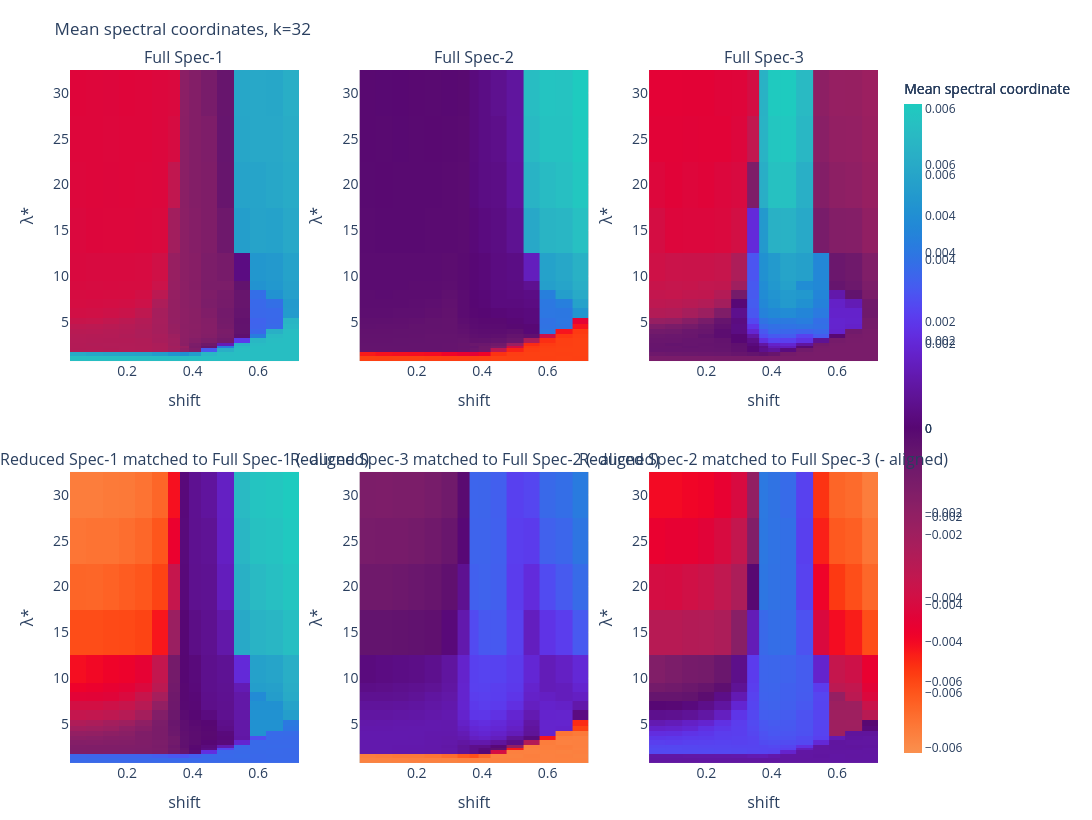
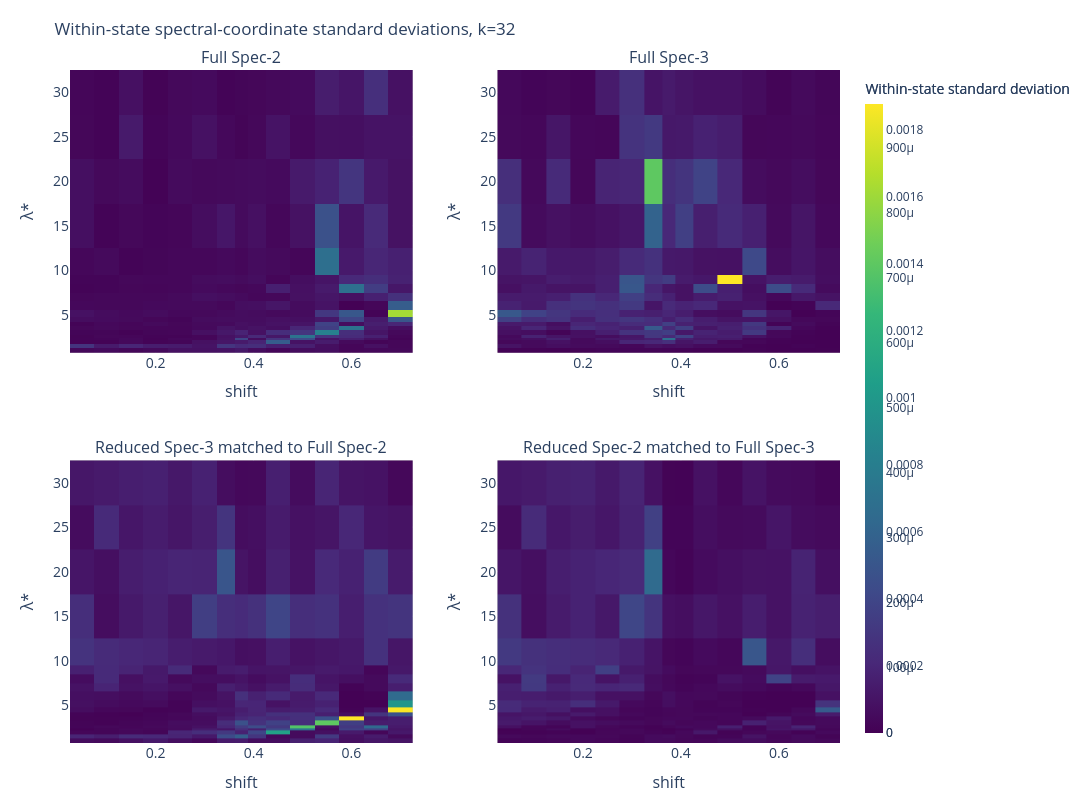
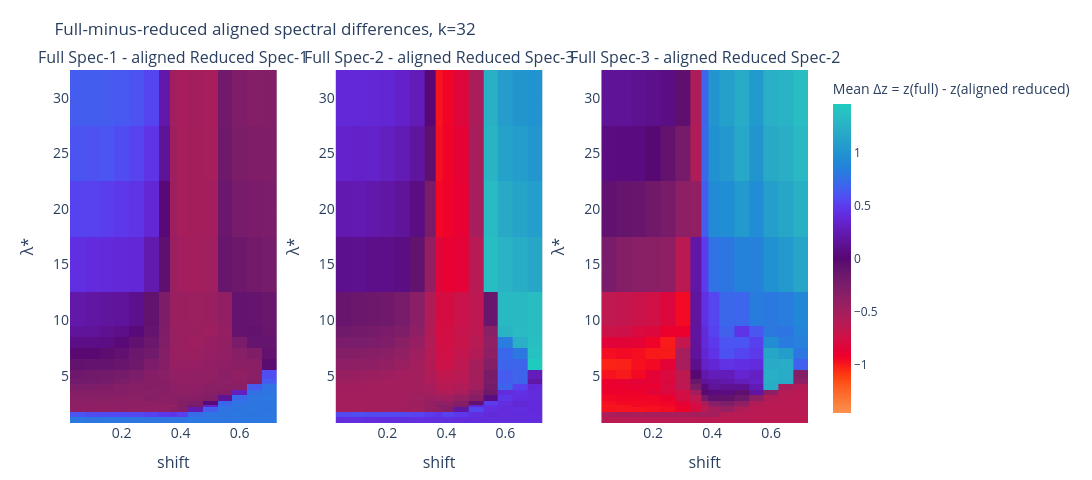
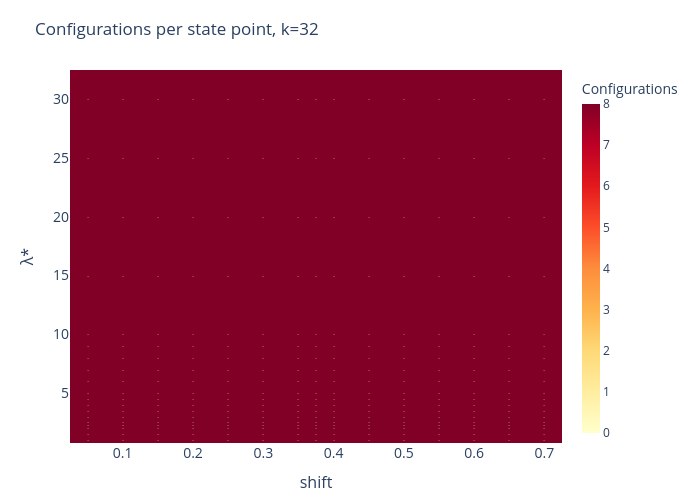

These figures' notebook cell, in order:
### Markdown cell above
## Sign-aligned difference heatmaps (state-diagram style)

After matching coordinates:
1. Reverse the sign of the reduced-space component if needed to align with the all-space component.
2. Z-standardise both (zero mean, unit variance).
3. Plot the cell-wise mean difference Δz on a symmetric RdBu_r colour scale.

### Code cell
mean_export_rows = []
std_export_rows = []
difference_export_rows = []
count_export_rows = []

for k in RUN_K_VALUES:
    match = matching_tables[k].set_index("all_feature_comp")
    selected = match.loc[list(range(1, N_MATCHED_COMPONENTS + 1))]
    full_emb = embeddings[("all_features", k)]
    reduced_emb = embeddings[("reduced_no_global", k)]

    # Mean maps: rows are full components then matched, sign-aligned reduced components.
    mean_fig = make_subplots(
        rows=2,
        cols=N_MATCHED_COMPONENTS,
        subplot_titles=[f"Full Spec-{component}" for component in range(1, N_MATCHED_COMPONENTS + 1)] + [
            f"Reduced Spec-{int(row.reduced_comp)} matched to Full Spec-{component} ({'+' if row.sign > 0 else '-'} aligned)"
            for component, row in selected.iterrows()
        ],
        horizontal_spacing=0.075,
        vertical_spacing=0.16,
    )
    for column, (component, row) in enumerate(selected.iterrows(), start=1):
        reduced_component = int(row.reduced_comp) - 1
        sign = int(row.sign)
        full_table = heatmap_stats[("all_features", k, component - 1)].copy()
        reduced_table = state_stat_table(sign * reduced_emb[:, reduced_component])
        full_grid = state_grid(full_table, "mean")
        reduced_grid = state_grid(reduced_table, "mean")
        vmax = max(np.nanmax(np.abs(full_grid.to_numpy())), np.nanmax(np.abs(reduced_grid.to_numpy())), 1e-12)
        mean_fig.add_trace(heatmap_trace(full_grid, DIVERGING_COLORSCALE, -vmax, vmax, "Mean spectral coordinate", True), row=1, col=column)
        mean_fig.add_trace(heatmap_trace(reduced_grid, DIVERGING_COLORSCALE, -vmax, vmax, "Mean spectral coordinate", False), row=2, col=column)

        for feature_set, original_component, aligned_table in [
            ("all_features", component, full_table),
            ("reduced_no_global", reduced_component + 1, reduced_table),
        ]:
            for record in aligned_table.to_dict("records"):
                mean_export_rows.append({
                    "k": k, "feature_set": feature_set, "full_component": component,
                    "original_component": original_component, "sign_applied": sign if feature_set != "all_features" else 1,
                    **record,
                })
                std_export_rows.append({
                    "k": k, "feature_set": feature_set, "full_component": component,
                    "original_component": original_component, "sign_applied": sign if feature_set != "all_features" else 1,
                    "lambda": record["lambda"], "shift": record["shift"], "std": record["std"], "count": record["count"],
                })

        for label, grid in [(f"full_spec_{component}", full_grid), (f"reduced_spec_{reduced_component + 1}_matched_full_{component}", reduced_grid)]:
            individual = style_state_figure(go.Figure(heatmap_trace(grid, DIVERGING_COLORSCALE, -vmax, vmax, "Mean spectral coordinate")), 550, 480)
            individual.update_layout(title=label.replace("_", " "))
            individual.write_image(os.path.join(RESULT_DIRS["state_diagrams"], f"mean_{label}_k{k}.pdf"))
    style_state_figure(mean_fig, 1650, 820)
    mean_fig.update_layout(title=f"Mean spectral coordinates, k={k}")
    mean_fig.write_image(os.path.join(RESULT_DIRS["state_diagrams"], f"mean_spectral_components_k{k}.pdf"))
    mean_fig.show()

    # Standard deviations for full Spec-2/3 and their matched reduced components.
    std_components = [component for component in [2, 3] if component in selected.index]
    std_fig = make_subplots(
        rows=2, cols=len(std_components), horizontal_spacing=0.11, vertical_spacing=0.16,
        subplot_titles=[f"Full Spec-{component}" for component in std_components] + [
            f"Reduced Spec-{int(selected.loc[component, 'reduced_comp'])} matched to Full Spec-{component}"
            for component in std_components
        ],
    )
    for column, component in enumerate(std_components, start=1):
        row = selected.loc[component]
        reduced_component = int(row.reduced_comp) - 1
        full_grid = state_grid(heatmap_stats[("all_features", k, component - 1)], "std")
        reduced_grid = state_grid(heatmap_stats[("reduced_no_global", k, reduced_component)], "std")
        vmax = max(np.nanmax(full_grid.to_numpy()), np.nanmax(reduced_grid.to_numpy()), 1e-12)
        std_fig.add_trace(heatmap_trace(full_grid, "Viridis", 0, vmax, "Within-state standard deviation", True), row=1, col=column)
        std_fig.add_trace(heatmap_trace(reduced_grid, "Viridis", 0, vmax, "Within-state standard deviation", False), row=2, col=column)
    style_state_figure(std_fig, 1150, 800)
    std_fig.update_layout(title=f"Within-state spectral-coordinate standard deviations, k={k}")
    std_fig.write_image(os.path.join(RESULT_DIRS["state_diagrams"], f"spectral_standard_deviations_k{k}.pdf"))
    std_fig.show()

    # Difference maps use a single shared symmetric scale across all three matches.
    difference_grids = []
    for component, row in selected.iterrows():
        reduced_component = int(row.reduced_comp) - 1
        z_full = (full_emb[:, component - 1] - full_emb[:, component - 1].mean()) / full_emb[:, component - 1].std()
        z_reduced = int(row.sign) * (reduced_emb[:, reduced_component] - reduced_emb[:, reduced_component].mean()) / reduced_emb[:, reduced_component].std()
        difference_table = state_stat_table(z_full - z_reduced)
        difference_grids.append((component, row, state_grid(difference_table, "mean"), difference_table))
    difference_vmax = max(np.nanmax(np.abs(grid.to_numpy())) for _, _, grid, _ in difference_grids)
    difference_fig = make_subplots(rows=1, cols=N_MATCHED_COMPONENTS, horizontal_spacing=0.08,
                                   subplot_titles=[f"Full Spec-{component} - aligned Reduced Spec-{int(row.reduced_comp)}"
                                                   for component, row, _, _ in difference_grids])
    for column, (component, row, grid, table) in enumerate(difference_grids, start=1):
        difference_fig.add_trace(heatmap_trace(grid, DIVERGING_COLORSCALE, -difference_vmax, difference_vmax,
                                                "Mean Δz = z(full) - z(aligned reduced)", column == N_MATCHED_COMPONENTS),
                                 row=1, col=column)
        for record in table.to_dict("records"):
            difference_export_rows.append({"k": k, "full_component": component,
                                           "reduced_component": int(row.reduced_comp), "sign_applied": int(row.sign),
                                           "mean_delta_z": record["mean"], "count": record["count"],
                                           "lambda": record["lambda"], "shift": record["shift"]})
    style_state_figure(difference_fig, 1650, 480)
    difference_fig.update_layout(title=f"Full-minus-reduced aligned spectral differences, k={k}")
    difference_fig.write_image(os.path.join(RESULT_DIRS["differences"], f"mean_delta_z_k{k}.pdf"))
    difference_fig.show()

    count_table = state_stat_table(full_emb[:, 0])[["lambda", "shift", "count"]]
    for record in count_table.to_dict("records"):
        count_export_rows.append({"k": k, **record})
    count_grid = state_grid(count_table, "count")
    count_fig = style_state_figure(
        go.Figure(heatmap_trace(count_grid, "YlOrRd", 0, max(count_table["count"]), "Configurations", True, text=count_grid)),
        700,
        500,
    )
    count_fig.update_layout(title=f"Configurations per state point, k={k}")
    count_fig.write_image(os.path.join(RESULT_DIRS["state_diagrams"], f"state_point_counts_k{k}.pdf"))
    count_fig.show()
    print(f"k={k}: state-point counts = {sorted(count_table['count'].unique())}")

### Figure 1 — Plotly figure (JSON) as saved in the notebook; plotly's stock layout.template omitted (floating-point values rounded to 4 significant figures; data arrays with more than 128 entries replaced by an {"elided": "..."} marker saying what was removed)
{"data": [{"colorbar": {"thickness": 18, "title": {"text": "Mean spectral coordinate"}}, "colorscale": {"elided": "256x2 mixed values"}, "hoverongaps": false, "hovertemplate": "shift=%{x}<br>λ*=%{y}<br>value=%{z:.5g}<extra></extra>", "showscale": true, "type": "heatmap", "x": [0.05, 0.1, 0.15, 0.2, 0.25, 0.3, 0.35, 0.3755, 0.4, 0.45, 0.5, 0.55, 0.6, 0.65, 0.7], "xaxis": "x", "y": [1.0, 1.5, 2.0, 2.3, 2.5, 3.0, 3.5, 4.0, 4.5, 5.0, 6.0, 7.0, 8.0, 9.0, 10.0, 15.0, 20.0, 25.0, 30.0], "yaxis": "y", "z": {"elided": "19x15 float values"}, "zmax": 0.006089, "zmin": -0.006089}, {"colorscale": {"elided": "256x2 mixed values"}, "hoverongaps": false, "hovertemplate": "shift=%{x}<br>λ*=%{y}<br>value=%{z:.5g}<extra></extra>", "showscale": false, "type": "heatmap", "x": [0.05, 0.1, 0.15, 0.2, 0.25, 0.3, 0.35, 0.3755, 0.4, 0.45, 0.5, 0.55, 0.6, 0.65, 0.7], "xaxis": "x4", "y": [1.0, 1.5, 2.0, 2.3, 2.5, 3.0, 3.5, 4.0, 4.5, 5.0, 6.0, 7.0, 8.0, 9.0, 10.0, 15.0, 20.0, 25.0, 30.0], "yaxis": "y4", "z": {"elided": "19x15 float values"}, "zmax": 0.006089, "zmin": -0.006089}, {"colorbar": {"thickness": 18, "title": {"text": "Mean spectral coordinate"}}, "colorscale": {"elided": "256x2 mixed values"}, "hoverongaps": false, "hovertemplate": "shift=%{x}<br>λ*=%{y}<br>value=%{z:.5g}<extra></extra>", "showscale": true, "type": "heatmap", "x": [0.05, 0.1, 0.15, 0.2, 0.25, 0.3, 0.35, 0.3755, 0.4, 0.45, 0.5, 0.55, 0.6, 0.65, 0.7], "xaxis": "x2", "y": [1.0, 1.5, 2.0, 2.3, 2.5, 3.0, 3.5, 4.0, 4.5, 5.0, 6.0, 7.0, 8.0, 9.0, 10.0, 15.0, 20.0, 25.0, 30.0], "yaxis": "y2", "z": {"elided": "19x15 float values"}, "zmax": 0.007686, "zmin": -0.007686}, {"colorscale": {"elided": "256x2 mixed values"}, "hoverongaps": false, "hovertemplate": "shift=%{x}<br>λ*=%{y}<br>value=%{z:.5g}<extra></extra>", "showscale": false, "type": "heatmap", "x": [0.05, 0.1, 0.15, 0.2, 0.25, 0.3, 0.35, 0.3755, 0.4, 0.45, 0.5, 0.55, 0.6, 0.65, 0.7], "xaxis": "x5", "y": [1.0, 1.5, 2.0, 2.3, 2.5, 3.0, 3.5, 4.0, 4.5, 5.0, 6.0, 7.0, 8.0, 9.0, 10.0, 15.0, 20.0, 25.0, 30.0], "yaxis": "y5", "z": {"elided": "19x15 float values"}, "zmax": 0.007686, "zmin": -0.007686}, {"colorbar": {"thickness": 18, "title": {"text": "Mean spectral coordinate"}}, "colorscale": {"elided": "256x2 mixed values"}, "hoverongaps": false, "hovertemplate": "shift=%{x}<br>λ*=%{y}<br>value=%{z:.5g}<extra></extra>", "showscale": true, "type": "heatmap", "x": [0.05, 0.1, 0.15, 0.2, 0.25, 0.3, 0.35, 0.3755, 0.4, 0.45, 0.5, 0.55, 0.6, 0.65, 0.7], "xaxis": "x3", "y": [1.0, 1.5, 2.0, 2.3, 2.5, 3.0, 3.5, 4.0, 4.5, 5.0, 6.0, 7.0, 8.0, 9.0, 10.0, 15.0, 20.0, 25.0, 30.0], "yaxis": "y3", "z": {"elided": "19x15 float values"}, "zmax": 0.007371, "zmin": -0.007371}, {"colorscale": {"elided": "256x2 mixed values"}, "hoverongaps": false, "hovertemplate": "shift=%{x}<br>λ*=%{y}<br>value=%{z:.5g}<extra></extra>", "showscale": false, "type": "heatmap", "x": [0.05, 0.1, 0.15, 0.2, 0.25, 0.3, 0.35, 0.3755, 0.4, 0.45, 0.5, 0.55, 0.6, 0.65, 0.7], "xaxis": "x6", "y": [1.0, 1.5, 2.0, 2.3, 2.5, 3.0, 3.5, 4.0, 4.5, 5.0, 6.0, 7.0, 8.0, 9.0, 10.0, 15.0, 20.0, 25.0, 30.0], "yaxis": "y6", "z": {"elided": "19x15 float values"}, "zmax": 0.007371, "zmin": -0.007371}], "layout": {"annotations": [{"font": {"size": 16}, "showarrow": false, "text": "Full Spec-1", "x": 0.1417, "xanchor": "center", "xref": "paper", "y": 1.0, "yanchor": "bottom", "yref": "paper"}, {"font": {"size": 16}, "showarrow": false, "text": "Full Spec-2", "x": 0.5, "xanchor": "center", "xref": "paper", "y": 1.0, "yanchor": "bottom", "yref": "paper"}, {"font": {"size": 16}, "showarrow": false, "text": "Full Spec-3", "x": 0.8583, "xanchor": "center", "xref": "paper", "y": 1.0, "yanchor": "bottom", "yref": "paper"}, {"font": {"size": 16}, "showarrow": false, "text": "Reduced Spec-1 matched to Full Spec-1 (- aligned)", "x": 0.1417, "xanchor": "center", "xref": "paper", "y": 0.42, "yanchor": "bottom", "yref": "paper"}, {"font": {"size": 16}, "showarrow": false, "text": "Reduced Spec-3 matched to Full Spec-2 (- aligned)", "x": 0.5, "xanchor": "center", "xref": "paper", "y": 0.42, "yanchor": "bottom", "yref": "paper"}, {"font": {"size": 16}, "showarrow": false, "text": "Reduced Spec-2 matched to Full Spec-3 (- aligned)", "x": 0.8583, "xanchor": "center", "xref": "paper", "y": 0.42, "yanchor": "bottom", "yref": "paper"}], "height": 820, "margin": {"b": 55, "l": 70, "r": 70, "t": 70}, "plot_bgcolor": "#bdbdbd", "title": {"text": "Mean spectral coordinates, k=32"}, "width": 1650, "xaxis": {"anchor": "y", "domain": [0.0, 0.2833], "tickfont": {"size": 14}, "title": {"font": {"size": 16}, "text": "shift"}}, "xaxis2": {"anchor": "y2", "domain": [0.3583, 0.6417], "tickfont": {"size": 14}, "title": {"font": {"size": 16}, "text": "shift"}}, "xaxis3": {"anchor": "y3", "domain": [0.7167, 1.0], "tickfont": {"size": 14}, "title": {"font": {"size": 16}, "text": "shift"}}, "xaxis4": {"anchor": "y4", "domain": [0.0, 0.2833], "tickfont": {"size": 14}, "title": {"font": {"size": 16}, "text": "shift"}}, "xaxis5": {"anchor": "y5", "domain": [0.3583, 0.6417], "tickfont": {"size": 14}, "title": {"font": {"size": 16}, "text": "shift"}}, "xaxis6": {"anchor": "y6", "domain": [0.7167, 1.0], "tickfont": {"size": 14}, "title": {"font": {"size": 16}, "text": "shift"}}, "yaxis": {"anchor": "x", "domain": [0.58, 1.0], "tickfont": {"size": 14}, "title": {"font": {"size": 16}, "text": "λ*"}}, "yaxis2": {"anchor": "x2", "domain": [0.58, 1.0], "tickfont": {"size": 14}, "title": {"font": {"size": 16}, "text": "λ*"}}, "yaxis3": {"anchor": "x3", "domain": [0.58, 1.0], "tickfont": {"size": 14}, "title": {"font": {"size": 16}, "text": "λ*"}}, "yaxis4": {"anchor": "x4", "domain": [0.0, 0.42], "tickfont": {"size": 14}, "title": {"font": {"size": 16}, "text": "λ*"}}, "yaxis5": {"anchor": "x5", "domain": [0.0, 0.42], "tickfont": {"size": 14}, "title": {"font": {"size": 16}, "text": "λ*"}}, "yaxis6": {"anchor": "x6", "domain": [0.0, 0.42], "tickfont": {"size": 14}, "title": {"font": {"size": 16}, "text": "λ*"}}}}

### Figure 2 — Plotly figure (JSON) as saved in the notebook; plotly's stock layout.template omitted (floating-point values rounded to 4 significant figures; data arrays with more than 128 entries replaced by an {"elided": "..."} marker saying what was removed)
{"data": [{"colorbar": {"thickness": 18, "title": {"text": "Within-state standard deviation"}}, "colorscale": [[0.0, "#440154"], [0.1111, "#482878"], [0.2222, "#3e4989"], [0.3333, "#31688e"], [0.4444, "#26828e"], [0.5556, "#1f9e89"], [0.6667, "#35b779"], [0.7778, "#6ece58"], [0.8889, "#b5de2b"], [1.0, "#fde725"]], "hoverongaps": false, "hovertemplate": "shift=%{x}<br>λ*=%{y}<br>value=%{z:.5g}<extra></extra>", "showscale": true, "type": "heatmap", "x": [0.05, 0.1, 0.15, 0.2, 0.25, 0.3, 0.35, 0.3755, 0.4, 0.45, 0.5, 0.55, 0.6, 0.65, 0.7], "xaxis": "x", "y": [1.0, 1.5, 2.0, 2.3, 2.5, 3.0, 3.5, 4.0, 4.5, 5.0, 6.0, 7.0, 8.0, 9.0, 10.0, 15.0, 20.0, 25.0, 30.0], "yaxis": "y", "z": {"elided": "19x15 float values"}, "zmax": 0.0009667, "zmin": 0}, {"colorscale": [[0.0, "#440154"], [0.1111, "#482878"], [0.2222, "#3e4989"], [0.3333, "#31688e"], [0.4444, "#26828e"], [0.5556, "#1f9e89"], [0.6667, "#35b779"], [0.7778, "#6ece58"], [0.8889, "#b5de2b"], [1.0, "#fde725"]], "hoverongaps": false, "hovertemplate": "shift=%{x}<br>λ*=%{y}<br>value=%{z:.5g}<extra></extra>", "showscale": false, "type": "heatmap", "x": [0.05, 0.1, 0.15, 0.2, 0.25, 0.3, 0.35, 0.3755, 0.4, 0.45, 0.5, 0.55, 0.6, 0.65, 0.7], "xaxis": "x3", "y": [1.0, 1.5, 2.0, 2.3, 2.5, 3.0, 3.5, 4.0, 4.5, 5.0, 6.0, 7.0, 8.0, 9.0, 10.0, 15.0, 20.0, 25.0, 30.0], "yaxis": "y3", "z": {"elided": "19x15 float values"}, "zmax": 0.0009667, "zmin": 0}, {"colorbar": {"thickness": 18, "title": {"text": "Within-state standard deviation"}}, "colorscale": [[0.0, "#440154"], [0.1111, "#482878"], [0.2222, "#3e4989"], [0.3333, "#31688e"], [0.4444, "#26828e"], [0.5556, "#1f9e89"], [0.6667, "#35b779"], [0.7778, "#6ece58"], [0.8889, "#b5de2b"], [1.0, "#fde725"]], "hoverongaps": false, "hovertemplate": "shift=%{x}<br>λ*=%{y}<br>value=%{z:.5g}<extra></extra>", "showscale": true, "type": "heatmap", "x": [0.05, 0.1, 0.15, 0.2, 0.25, 0.3, 0.35, 0.3755, 0.4, 0.45, 0.5, 0.55, 0.6, 0.65, 0.7], "xaxis": "x2", "y": [1.0, 1.5, 2.0, 2.3, 2.5, 3.0, 3.5, 4.0, 4.5, 5.0, 6.0, 7.0, 8.0, 9.0, 10.0, 15.0, 20.0, 25.0, 30.0], "yaxis": "y2", "z": {"elided": "19x15 float values"}, "zmax": 0.001878, "zmin": 0}, {"colorscale": [[0.0, "#440154"], [0.1111, "#482878"], [0.2222, "#3e4989"], [0.3333, "#31688e"], [0.4444, "#26828e"], [0.5556, "#1f9e89"], [0.6667, "#35b779"], [0.7778, "#6ece58"], [0.8889, "#b5de2b"], [1.0, "#fde725"]], "hoverongaps": false, "hovertemplate": "shift=%{x}<br>λ*=%{y}<br>value=%{z:.5g}<extra></extra>", "showscale": false, "type": "heatmap", "x": [0.05, 0.1, 0.15, 0.2, 0.25, 0.3, 0.35, 0.3755, 0.4, 0.45, 0.5, 0.55, 0.6, 0.65, 0.7], "xaxis": "x4", "y": [1.0, 1.5, 2.0, 2.3, 2.5, 3.0, 3.5, 4.0, 4.5, 5.0, 6.0, 7.0, 8.0, 9.0, 10.0, 15.0, 20.0, 25.0, 30.0], "yaxis": "y4", "z": {"elided": "19x15 float values"}, "zmax": 0.001878, "zmin": 0}], "layout": {"annotations": [{"font": {"size": 16}, "showarrow": false, "text": "Full Spec-2", "x": 0.2225, "xanchor": "center", "xref": "paper", "y": 1.0, "yanchor": "bottom", "yref": "paper"}, {"font": {"size": 16}, "showarrow": false, "text": "Full Spec-3", "x": 0.7775, "xanchor": "center", "xref": "paper", "y": 1.0, "yanchor": "bottom", "yref": "paper"}, {"font": {"size": 16}, "showarrow": false, "text": "Reduced Spec-3 matched to Full Spec-2", "x": 0.2225, "xanchor": "center", "xref": "paper", "y": 0.42, "yanchor": "bottom", "yref": "paper"}, {"font": {"size": 16}, "showarrow": false, "text": "Reduced Spec-2 matched to Full Spec-3", "x": 0.7775, "xanchor": "center", "xref": "paper", "y": 0.42, "yanchor": "bottom", "yref": "paper"}], "height": 800, "margin": {"b": 55, "l": 70, "r": 70, "t": 70}, "plot_bgcolor": "#bdbdbd", "title": {"text": "Within-state spectral-coordinate standard deviations, k=32"}, "width": 1150, "xaxis": {"anchor": "y", "domain": [0.0, 0.445], "tickfont": {"size": 14}, "title": {"font": {"size": 16}, "text": "shift"}}, "xaxis2": {"anchor": "y2", "domain": [0.555, 1.0], "tickfont": {"size": 14}, "title": {"font": {"size": 16}, "text": "shift"}}, "xaxis3": {"anchor": "y3", "domain": [0.0, 0.445], "tickfont": {"size": 14}, "title": {"font": {"size": 16}, "text": "shift"}}, "xaxis4": {"anchor": "y4", "domain": [0.555, 1.0], "tickfont": {"size": 14}, "title": {"font": {"size": 16}, "text": "shift"}}, "yaxis": {"anchor": "x", "domain": [0.58, 1.0], "tickfont": {"size": 14}, "title": {"font": {"size": 16}, "text": "λ*"}}, "yaxis2": {"anchor": "x2", "domain": [0.58, 1.0], "tickfont": {"size": 14}, "title": {"font": {"size": 16}, "text": "λ*"}}, "yaxis3": {"anchor": "x3", "domain": [0.0, 0.42], "tickfont": {"size": 14}, "title": {"font": {"size": 16}, "text": "λ*"}}, "yaxis4": {"anchor": "x4", "domain": [0.0, 0.42], "tickfont": {"size": 14}, "title": {"font": {"size": 16}, "text": "λ*"}}}}

### Figure 3 — Plotly figure (JSON) as saved in the notebook; plotly's stock layout.template omitted (floating-point values rounded to 4 significant figures; data arrays with more than 128 entries replaced by an {"elided": "..."} marker saying what was removed)
{"data": [{"colorscale": {"elided": "256x2 mixed values"}, "hoverongaps": false, "hovertemplate": "shift=%{x}<br>λ*=%{y}<br>value=%{z:.5g}<extra></extra>", "showscale": false, "type": "heatmap", "x": [0.05, 0.1, 0.15, 0.2, 0.25, 0.3, 0.35, 0.3755, 0.4, 0.45, 0.5, 0.55, 0.6, 0.65, 0.7], "xaxis": "x", "y": [1.0, 1.5, 2.0, 2.3, 2.5, 3.0, 3.5, 4.0, 4.5, 5.0, 6.0, 7.0, 8.0, 9.0, 10.0, 15.0, 20.0, 25.0, 30.0], "yaxis": "y", "z": {"elided": "19x15 float values"}, "zmax": 1.456, "zmin": -1.456}, {"colorscale": {"elided": "256x2 mixed values"}, "hoverongaps": false, "hovertemplate": "shift=%{x}<br>λ*=%{y}<br>value=%{z:.5g}<extra></extra>", "showscale": false, "type": "heatmap", "x": [0.05, 0.1, 0.15, 0.2, 0.25, 0.3, 0.35, 0.3755, 0.4, 0.45, 0.5, 0.55, 0.6, 0.65, 0.7], "xaxis": "x2", "y": [1.0, 1.5, 2.0, 2.3, 2.5, 3.0, 3.5, 4.0, 4.5, 5.0, 6.0, 7.0, 8.0, 9.0, 10.0, 15.0, 20.0, 25.0, 30.0], "yaxis": "y2", "z": {"elided": "19x15 float values"}, "zmax": 1.456, "zmin": -1.456}, {"colorbar": {"thickness": 18, "title": {"text": "Mean Δz = z(full) - z(aligned reduced)"}}, "colorscale": {"elided": "256x2 mixed values"}, "hoverongaps": false, "hovertemplate": "shift=%{x}<br>λ*=%{y}<br>value=%{z:.5g}<extra></extra>", "showscale": true, "type": "heatmap", "x": [0.05, 0.1, 0.15, 0.2, 0.25, 0.3, 0.35, 0.3755, 0.4, 0.45, 0.5, 0.55, 0.6, 0.65, 0.7], "xaxis": "x3", "y": [1.0, 1.5, 2.0, 2.3, 2.5, 3.0, 3.5, 4.0, 4.5, 5.0, 6.0, 7.0, 8.0, 9.0, 10.0, 15.0, 20.0, 25.0, 30.0], "yaxis": "y3", "z": {"elided": "19x15 float values"}, "zmax": 1.456, "zmin": -1.456}], "layout": {"annotations": [{"font": {"size": 16}, "showarrow": false, "text": "Full Spec-1 - aligned Reduced Spec-1", "x": 0.14, "xanchor": "center", "xref": "paper", "y": 1.0, "yanchor": "bottom", "yref": "paper"}, {"font": {"size": 16}, "showarrow": false, "text": "Full Spec-2 - aligned Reduced Spec-3", "x": 0.5, "xanchor": "center", "xref": "paper", "y": 1.0, "yanchor": "bottom", "yref": "paper"}, {"font": {"size": 16}, "showarrow": false, "text": "Full Spec-3 - aligned Reduced Spec-2", "x": 0.86, "xanchor": "center", "xref": "paper", "y": 1.0, "yanchor": "bottom", "yref": "paper"}], "height": 480, "margin": {"b": 55, "l": 70, "r": 70, "t": 70}, "plot_bgcolor": "#bdbdbd", "title": {"text": "Full-minus-reduced aligned spectral differences, k=32"}, "width": 1650, "xaxis": {"anchor": "y", "domain": [0.0, 0.28], "tickfont": {"size": 14}, "title": {"font": {"size": 16}, "text": "shift"}}, "xaxis2": {"anchor": "y2", "domain": [0.36, 0.64], "tickfont": {"size": 14}, "title": {"font": {"size": 16}, "text": "shift"}}, "xaxis3": {"anchor": "y3", "domain": [0.72, 1.0], "tickfont": {"size": 14}, "title": {"font": {"size": 16}, "text": "shift"}}, "yaxis": {"anchor": "x", "domain": [0.0, 1.0], "tickfont": {"size": 14}, "title": {"font": {"size": 16}, "text": "λ*"}}, "yaxis2": {"anchor": "x2", "domain": [0.0, 1.0], "tickfont": {"size": 14}, "title": {"font": {"size": 16}, "text": "λ*"}}, "yaxis3": {"anchor": "x3", "domain": [0.0, 1.0], "tickfont": {"size": 14}, "title": {"font": {"size": 16}, "text": "λ*"}}}}

### Figure 4 — Plotly figure (JSON) as saved in the notebook; plotly's stock layout.template omitted (floating-point values rounded to 4 significant figures; data arrays with more than 128 entries replaced by an {"elided": "..."} marker saying what was removed)
{"data": [{"colorbar": {"thickness": 18, "title": {"text": "Configurations"}}, "colorscale": [[0.0, "rgb(255,255,204)"], [0.125, "rgb(255,237,160)"], [0.25, "rgb(254,217,118)"], [0.375, "rgb(254,178,76)"], [0.5, "rgb(253,141,60)"], [0.625, "rgb(252,78,42)"], [0.75, "rgb(227,26,28)"], [0.875, "rgb(189,0,38)"], [1.0, "rgb(128,0,38)"]], "hoverongaps": false, "hovertemplate": "shift=%{x}<br>λ*=%{y}<br>value=%{z:.5g}<extra></extra>", "showscale": true, "text": {"elided": "19x15 int values"}, "texttemplate": "%{text:.0f}", "type": "heatmap", "x": [0.05, 0.1, 0.15, 0.2, 0.25, 0.3, 0.35, 0.3755, 0.4, 0.45, 0.5, 0.55, 0.6, 0.65, 0.7], "y": [1.0, 1.5, 2.0, 2.3, 2.5, 3.0, 3.5, 4.0, 4.5, 5.0, 6.0, 7.0, 8.0, 9.0, 10.0, 15.0, 20.0, 25.0, 30.0], "z": {"elided": "19x15 int values"}, "zmax": 8, "zmin": 0}], "layout": {"height": 500, "margin": {"b": 55, "l": 70, "r": 70, "t": 70}, "plot_bgcolor": "#bdbdbd", "title": {"text": "Configurations per state point, k=32"}, "width": 700, "xaxis": {"tickfont": {"size": 14}, "title": {"font": {"size": 16}, "text": "shift"}}, "yaxis": {"tickfont": {"size": 14}, "title": {"font": {"size": 16}, "text": "λ*"}}}}
